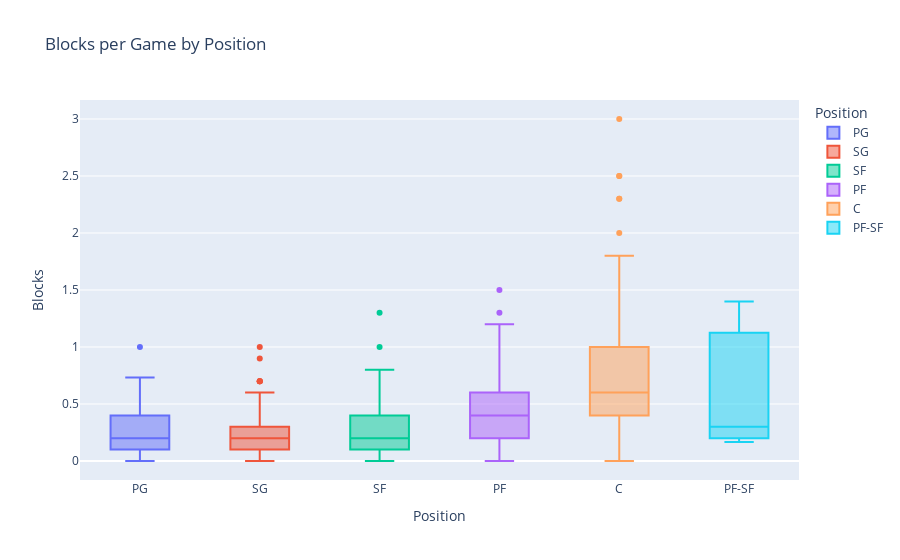

The notebook cell saved with this chart:
### Markdown cell above
### How are distributed the Blocks Per Game according to the Position assigned to each PLayers?

### Code cell
px.box(data_frame = df06,
       x = 'Pos',
       y = 'BLK',
       color = 'Pos',
       hover_name = 'Player',
       title = 'Blocks per Game by Position',
       labels = {'BLK':'Blocks', 'Pos': 'Position'},
       category_orders = {'Pos':('PG', 'SG', 'SF', 'PF', 'C', 'PF-SF', 'SF-SG', 'SG-PG')})

### Figure 1 — Plotly figure (JSON) as saved in the notebook; plotly's stock layout.template omitted (floating-point values rounded to 4 significant figures; data arrays with more than 128 entries replaced by an {"elided": "..."} marker saying what was removed)
{"data": [{"alignmentgroup": "True", "hovertemplate": "<b>%{hovertext}</b><br><br>Position=%{x}<br>Blocks=%{y}<extra></extra>", "hovertext": ["Jose Alvarado", "Cole Anthony", "Ryan Arcidiacono", "LaMelo Ball", "Dalano Banton", "Patrick Beverley", "Buddy Boeheim", "Jamaree Bouyea", "Malcolm Brogdon", "Jalen Brunson", "Facundo Campazzo", "Jevon Carter", "Michael Carter-Williams", "Alex Caruso", "Kennedy Chandler", "Mike Conley", "Cade Cunningham", "Stephen Curry", "Dyson Daniels", "JD Davison", "Matthew Dellavedova", "Spencer Dinwiddie", "Luka Dončić", "Devon Dotson", "Jeff Dowtin", "Goran Dragić", "Kris Dunn", "Malachi Flynn", "Trent Forrest", "De'Aaron Fox", "Markelle Fultz", "Darius Garland", "Shai Gilgeous-Alexander", "Jacob Gilyard", "Jordan Goodwin", "Devonte' Graham", "Tyrese Haliburton", "R.J. Hampton", "James Harden", "Killian Hayes", "George Hill", "Aaron Holiday", "Jrue Holiday", "Trevor Hudgins", "Bones Hyland", "Kyrie Irving", "Frank Jackson", "Quenton Jackson", "Reggie Jackson", "Carlik Jones", "Tre Jones", "Tyus Jones", "Cory Joseph", "Vit Krejci", "Saben Lee", "Kira Lewis Jr.", "Damian Lillard", "Kyle Lowry", "Théo Maledon", "Tre Mann", "Miles McBride", "T.J. McConnell", "Jordan McLaughlin", "De'Anthony Melton", "Patty Mills", "Davion Mitchell", "Ja Morant", "Monte Morris", "Jamal Murray", "Raul Neto", "Daishen Nix", "Frank Ntilikina", "Chris Paul", "Cameron Payne", "Gary Payton II", "Scotty Pippen Jr.", "Jordan Poole", "Kevin Porter Jr.", "Jason Preston", "Payton Pritchard", "Immanuel Quickley", "Ryan Rollins", "Derrick Rose", "Ricky Rubio", "D'Angelo Russell", "Dennis Schröder", "Ben Simmons", "Kobi Simmons", "Marcus Smart", "Dennis Smith Jr.", "Ish Smith", "Jalen Suggs", "Fred VanVleet", "Gabe Vincent", "Kemba Walker", "John Wall", "TyTy Washington Jr.", "Russell Westbrook", "Lindell Wigginton", "Delon Wright", "McKinley Wright IV", "Trae Young"], "legendgroup": "PG", "marker": {"color": "#636efa"}, "name": "PG", "notched": false, "offsetgroup": "PG", "orientation": "v", "showlegend": true, "type": "box", "x": ["PG", "PG", "PG", "PG", "PG", "PG", "PG", "PG", "PG", "PG", "PG", "PG", "PG", "PG", "PG", "PG", "PG", "PG", "PG", "PG", "PG", "PG", "PG", "PG", "PG", "PG", "PG", "PG", "PG", "PG", "PG", "PG", "PG", "PG", "PG", "PG", "PG", "PG", "PG", "PG", "PG", "PG", "PG", "PG", "PG", "PG", "PG", "PG", "PG", "PG", "PG", "PG", "PG", "PG", "PG", "PG", "PG", "PG", "PG", "PG", "PG", "PG", "PG", "PG", "PG", "PG", "PG", "PG", "PG", "PG", "PG", "PG", "PG", "PG", "PG", "PG", "PG", "PG", "PG", "PG", "PG", "PG", "PG", "PG", "PG", "PG", "PG", "PG", "PG", "PG", "PG", "PG", "PG", "PG", "PG", "PG", "PG", "PG", "PG", "PG", "PG", "PG"], "x0": " ", "xaxis": "x", "y": [0.2, 0.5, 0, 0.3, 0.4, 0.6333, 0, 0.3, 0.3, 0.2, 0, 0.4, 0.3, 0.7, 0.1, 0.2, 0.6, 0.4, 0.2, 0.2, 0, 0.3, 0.5, 0, 0.1, 0.06667, 0.5, 0.1, 0.1, 0.3, 0.4, 0.1, 1, 0, 0.4, 0.2333, 0.4, 0.2, 0.5, 0.4, 0.1667, 0.2, 0.4, 0, 0.2333, 0.7333, 0, 0.1, 0.1, 0, 0.1, 0.1, 0.1, 0, 0, 0.1, 0.3, 0.4, 0.3, 0.2, 0.1, 0.1, 0.1, 0.5, 0.1, 0.2, 0.3, 0.2, 0.2, 0.1, 0.1, 0.1, 0.4, 0.2, 0.3, 0.2, 0.3, 0.3, 0, 0, 0.2, 0.1, 0.2, 0.2, 0.4333, 0.2, 0.6, 0.4, 0.4, 0.5, 0.2, 0.5, 0.6, 0.1, 0.2, 0.4, 0.1, 0.4667, 0.3, 0.3, 0.2, 0.1], "y0": " ", "yaxis": "y"}, {"alignmentgroup": "True", "hovertemplate": "<b>%{hovertext}</b><br><br>Position=%{x}<br>Blocks=%{y}<extra></extra>", "hovertext": {"elided": "139 str values"}, "legendgroup": "SG", "marker": {"color": "#EF553B"}, "name": "SG", "notched": false, "offsetgroup": "SG", "orientation": "v", "showlegend": true, "type": "box", "x": {"elided": "139 str values"}, "x0": " ", "xaxis": "x", "y": {"elided": "139 float values"}, "y0": " ", "yaxis": "y"}, {"alignmentgroup": "True", "hovertemplate": "<b>%{hovertext}</b><br><br>Position=%{x}<br>Blocks=%{y}<extra></extra>", "hovertext": ["Thanasis Antetokounmpo", "OG Anunoby", "Deni Avdija", "Patrick Baldwin Jr.", "Dominick Barlow", "Keita Bates-Diop", "MarJon Beauchamp", "Saddiq Bey", "Malaki Branham", "Mikal Bridges", "Oshae Brissett", "Dillon Brooks", "Jaylen Brown", "Troy Brown Jr.", "Reggie Bullock", "Jimmy Butler", "Jamal Cain", "Justin Champagnie", "Julian Champagnie", "Torrey Craig", "Jae Crowder", "DeMar DeRozan", "Ousmane Dieng", "Chris Duarte", "Kessler Edwards", "Simone Fontecchio", "AJ Griffin", "Jordan Hall", "Ron Harper Jr.", "Josh Hart", "Gordon Hayward", "Buddy Hield", "Haywood Highsmith", "Malcolm Hill", "Danuel House Jr.", "Caleb Houstan", "De'Andre Hunter", "Andre Iguodala", "Joe Ingles", "Brandon Ingram", "Justin Jackson", "Jalen Johnson", "Keldon Johnson", "Stanley Johnson", "Derrick Jones Jr.", "Herbert Jones", "Johnny Juzang", "Braxton Key", "Louis King", "Corey Kispert", "Anthony Lamb", "Kawhi Leonard", "Nassir Little", "Lauri Markkanen", "Naji Marshall", "Cody Martin", "Kenyon Martin Jr.", "Bennedict Mathurin", "Jalen McDaniels", "Jaden McDaniels", "Doug McDermott", "Khris Middleton", "Justin Minaya", "Josh Minott", "Chima Moneke", "Trey Murphy III", "Keegan Murray", "Svi Mykhailiuk", "Aaron Nesmith", "Jordan Nwora", "Chuma Okeke", "Isaac Okoro", "Eugene Omoruyi", "Royce O'Neale", "Cedi Osman", "Kelly Oubre Jr.", "Michael Porter Jr.", "Otto Porter Jr.", "Taurean Prince", "Cam Reddish", "Duncan Robinson", "Matt Ryan", "Jordan Schakel", "Xavier Sneed", "Max Strus", "Cole Swider", "Jae'Sean Tate", "Juan Toscano-Anderson", "Franz Wagner", "Ish Wainright", "Jabari Walker", "Yuta Watanabe", "Jack White", "Joe Wieskamp", "Andrew Wiggins", "Ziaire Williams", "Dylan Windler", "Justise Winslow"], "legendgroup": "SF", "marker": {"color": "#00cc96"}, "name": "SF", "notched": false, "offsetgroup": "SF", "orientation": "v", "showlegend": true, "type": "box", "x": ["SF", "SF", "SF", "SF", "SF", "SF", "SF", "SF", "SF", "SF", "SF", "SF", "SF", "SF", "SF", "SF", "SF", "SF", "SF", "SF", "SF", "SF", "SF", "SF", "SF", "SF", "SF", "SF", "SF", "SF", "SF", "SF", "SF", "SF", "SF", "SF", "SF", "SF", "SF", "SF", "SF", "SF", "SF", "SF", "SF", "SF", "SF", "SF", "SF", "SF", "SF", "SF", "SF", "SF", "SF", "SF", "SF", "SF", "SF", "SF", "SF", "SF", "SF", "SF", "SF", "SF", "SF", "SF", "SF", "SF", "SF", "SF", "SF", "SF", "SF", "SF", "SF", "SF", "SF", "SF", "SF", "SF", "SF", "SF", "SF", "SF", "SF", "SF", "SF", "SF", "SF", "SF", "SF", "SF", "SF", "SF", "SF", "SF"], "x0": " ", "xaxis": "x", "y": [0.1, 0.7, 0.4, 0.1, 0.7, 0.3, 0.1, 0.1333, 0.1, 0.7, 0.2, 0.2, 0.4, 0.2, 0.2, 0.3, 0.1, 0, 0.2, 0.8, 0.3, 0.5, 0.2, 0.2, 0.1667, 0.2, 0.2, 0, 0.1, 0.3333, 0.2, 0.3, 0.3, 0, 0.2, 0.1, 0.3, 0.4, 0.1, 0.4, 0.2, 0.5, 0.2, 0.2, 0.6, 0.6, 0.2, 0, 0, 0.1, 0.3, 0.5, 0.4, 0.6, 0.2, 0.1, 0.4, 0.2, 0.3667, 1, 0.1, 0.2, 1.3, 0.4, 0, 0.5, 0.5, 0.1, 0.5, 0.2333, 0.4, 0.4, 0.1, 0.6, 0.1, 0.4, 0.5, 0, 0.3, 0.3667, 0, 0, 0, 0.3, 0.2, 0, 0.2, 0.1667, 0.2, 0.4, 0.2, 0.3, 0.1, 0, 0.8, 0.2, 0, 0.4], "y0": " ", "yaxis": "y"}, {"alignmentgroup": "True", "hovertemplate": "<b>%{hovertext}</b><br><br>Position=%{x}<br>Blocks=%{y}<extra></extra>", "hovertext": ["Santi Aldama", "Kyle Anderson", "Giannis Antetokounmpo", "Paolo Banchero", "Harrison Barnes", "Scottie Barnes", "Nicolas Batum", "Darius Bazley", "Dāvis Bertāns", "Bojan Bogdanović", "Bol Bol", "Chris Boucher", "Jarrell Brantley", "Greg Brown III", "Vlatko Čančar", "Brandon Clarke", "John Collins", "Xavier Cooks", "Robert Covington", "Darius Days", "Moussa Diabaté", "Mamadi Diakite", "Tari Eason", "Dorian Finney-Smith", "Michael Foster Jr.", "Wenyen Gabriel", "Usman Garuba", "Rudy Gay", "Anthony Gill", "Aaron Gordon", "Jerami Grant", "RaiQuan Gray", "Draymond Green", "JaMychal Green", "Jeff Green", "Rui Hachimura", "Tobias Harris", "Sam Hauser", "Juancho Hernangómez", "Jonathan Isaac", "LeBron James", "Alize Johnson", "Cameron Johnson", "James Johnson", "Nikola Jović", "Mfiondu Kabengele", "Nathan Knight", "Jonathan Kuminga", "Kyle Kuzma", "Jake LaRavia", "Isaiah Livers", "Kenneth Lofton Jr.", "Kevin Love", "Trey Lyles", "Caleb Martin", "Evan Mobley", "Isaiah Mobley", "Markieff Morris", "Marcus Morris", "Larry Nance Jr.", "Georges Niang", "Zeke Nnaji", "KZ Okpala", "Aleksej Pokusevski", "Bobby Portis", "Micah Potter", "Julius Randle", "Jeremiah Robinson-Earl", "Isaiah Roby", "David Roddy", "Luka Šamanić", "Dario Šarić", "Admiral Schofield", "Chris Silva", "Jalen Smith", "Jabari Smith Jr.", "Jeremy Sochan", "Lamar Stevens", "Jayson Tatum", "Terry Taylor", "JT Thor", "Xavier Tillman Sr.", "Isaiah Todd", "Obi Toppin", "Karl-Anthony Towns", "P.J. Tucker", "Jarred Vanderbilt", "Dean Wade", "P.J. Washington", "Trendon Watford", "Grant Williams", "Jaylin Williams", "Kenrich Williams", "Patrick Williams", "Zion Williamson", "Thaddeus Young"], "legendgroup": "PF", "marker": {"color": "#ab63fa"}, "name": "PF", "notched": false, "offsetgroup": "PF", "orientation": "v", "showlegend": true, "type": "box", "x": ["PF", "PF", "PF", "PF", "PF", "PF", "PF", "PF", "PF", "PF", "PF", "PF", "PF", "PF", "PF", "PF", "PF", "PF", "PF", "PF", "PF", "PF", "PF", "PF", "PF", "PF", "PF", "PF", "PF", "PF", "PF", "PF", "PF", "PF", "PF", "PF", "PF", "PF", "PF", "PF", "PF", "PF", "PF", "PF", "PF", "PF", "PF", "PF", "PF", "PF", "PF", "PF", "PF", "PF", "PF", "PF", "PF", "PF", "PF", "PF", "PF", "PF", "PF", "PF", "PF", "PF", "PF", "PF", "PF", "PF", "PF", "PF", "PF", "PF", "PF", "PF", "PF", "PF", "PF", "PF", "PF", "PF", "PF", "PF", "PF", "PF", "PF", "PF", "PF", "PF", "PF", "PF", "PF", "PF", "PF", "PF"], "x0": " ", "xaxis": "x", "y": [0.6, 0.9, 0.8, 0.5, 0.1, 0.8, 0.6, 0.7667, 0.2, 0.1, 1.2, 0.8, 0.5, 0.3, 0.2, 0.7, 1, 0.4, 0.7, 0.3, 0.4, 0.4, 0.6, 0.5333, 0, 0.5, 0.4, 0.3, 0.2, 0.8, 0.8, 1, 0.8, 0.4, 0.3, 0.4, 0.5, 0.3, 0.1, 0.4, 0.6, 0, 0.3333, 0.3, 0.1, 0, 0.2, 0.5, 0.5, 0.1, 0.5, 0.1, 0.2, 0.4, 0.4, 1.5, 0.2, 0.1, 0.3, 0.6, 0.2, 0.4, 0.2, 1.3, 0.2, 0, 0.3, 0.3, 0.2, 0.3, 0.3, 0.1, 0.1, 0, 0.9, 0.9, 0.4, 0.3, 0.7, 0.2, 0.3, 0.5, 0, 0.2, 0.6, 0.2, 0.2667, 0.5, 1.1, 0.2, 0.4, 0.2, 0.3, 0.9, 0.6, 0.1], "y0": " ", "yaxis": "y"}, {"alignmentgroup": "True", "hovertemplate": "<b>%{hovertext}</b><br><br>Position=%{x}<br>Blocks=%{y}<extra></extra>", "hovertext": ["Precious Achiuwa", "Steven Adams", "Bam Adebayo", "Jarrett Allen", "Deandre Ayton", "Udoka Azubuike", "Marvin Bagley III", "Mo Bamba", "Charles Bassey", "Khem Birch", "Goga Bitadze", "Bismack Biyombo", "Tony Bradley", "Moses Brown", "Thomas Bryant", "John Butler", "Clint Capela", "Vernon Carey Jr.", "Wendell Carter Jr.", "Nic Claxton", "Zach Collins", "Chance Comanche", "Anthony Davis", "Dewayne Dedmon", "Gorgui Dieng", "Andre Drummond", "Jalen Duren", "Joel Embiid", "Drew Eubanks", "Bruno Fernando", "Daniel Gafford", "Luka Garza", "Taj Gibson", "Rudy Gobert", "Blake Griffin", "Montrezl Harrell", "Isaiah Hartenstein", "Udonis Haslem", "Jaxson Hayes", "Willy Hernangómez", "Richaun Holmes", "Al Horford", "Jay Huff", "Serge Ibaka", "Isaiah Jackson", "Jaren Jackson Jr.", "Nikola Jokić", "Damian Jones", "Kai Jones", "DeAndre Jordan", "Frank Kaminsky", "Walker Kessler", "Maxi Kleber", "Christian Koloko", "Luke Kornet", "Jock Landale", "Alex Len", "Meyers Leonard", "Kevon Looney", "Brook Lopez", "Robin Lopez", "Sandro Mamukelashvili", "Boban Marjanović", "JaVale McGee", "Chimezie Metu", "Mike Muscala", "Nerlens Noel", "Jusuf Nurkić", "Onyeka Okongwu", "Kelly Olynyk", "Mason Plumlee", "Jakob Poeltl", "Kristaps Porziņģis", "Dwight Powell", "Neemias Queta", "Paul Reed", "Naz Reid", "Nick Richards", "Mitchell Robinson", "Orlando Robinson", "Domantas Sabonis", "Olivier Sarr", "Alperen Şengün", "Day'Ron Sharpe", "Pascal Siakam", "Marko Simonovic", "Jericho Sims", "Isaiah Stewart", "Daniel Theis", "Myles Turner", "Jonas Valančiūnas", "Noah Vonleh", "Nikola Vučević", "Moritz Wagner", "Mark Williams", "Robert Williams", "James Wiseman", "Christian Wood", "Omer Yurtseven", "Cody Zeller", "Ivica Zubac"], "legendgroup": "C", "marker": {"color": "#FFA15A"}, "name": "C", "notched": false, "offsetgroup": "C", "orientation": "v", "showlegend": true, "type": "box", "x": ["C", "C", "C", "C", "C", "C", "C", "C", "C", "C", "C", "C", "C", "C", "C", "C", "C", "C", "C", "C", "C", "C", "C", "C", "C", "C", "C", "C", "C", "C", "C", "C", "C", "C", "C", "C", "C", "C", "C", "C", "C", "C", "C", "C", "C", "C", "C", "C", "C", "C", "C", "C", "C", "C", "C", "C", "C", "C", "C", "C", "C", "C", "C", "C", "C", "C", "C", "C", "C", "C", "C", "C", "C", "C", "C", "C", "C", "C", "C", "C", "C", "C", "C", "C", "C", "C", "C", "C", "C", "C", "C", "C", "C", "C", "C", "C", "C", "C", "C", "C", "C"], "x0": " ", "xaxis": "x", "y": [0.5, 1.1, 0.8, 1.2, 0.8, 0.4, 0.7, 0.8333, 0.9, 0.3, 0.7, 1.4, 0.1, 0.2667, 0.5, 0.5, 1.2, 0.2, 0.6, 2.5, 0.8, 1, 2, 0.5333, 0.5, 0.4, 0.9, 1.7, 1.3, 0.7667, 1.3, 0.1, 0.2, 1.4, 0.2, 0.4, 0.8, 0.3, 0.4, 0.3, 0.3, 1, 0.6, 0.4, 1.5, 3, 0.7, 0.5, 0.7, 0.6, 0.1333, 2.3, 0.8, 1, 0.7, 0.4, 0.4, 0, 0.6, 2.5, 0.2, 0.3, 0.1, 0.6, 0.3, 0.3667, 0.5, 0.8, 1.3, 0.5, 0.5667, 1.2, 1.5, 0.3, 0.4, 0.7, 0.8, 1.1, 1.8, 0.4, 0.5, 0.6, 0.9, 0.7, 0.5, 0, 0.5, 0.7, 0.9, 2.3, 0.7, 0.3, 0.7, 0.2, 1, 1.4, 0.5667, 1.1, 0.2, 0.3, 1.3], "y0": " ", "yaxis": "y"}, {"alignmentgroup": "True", "hovertemplate": "<b>%{hovertext}</b><br><br>Position=%{x}<br>Blocks=%{y}<extra></extra>", "hovertext": ["Kevin Durant", "Kevin Knox", "T.J. Warren"], "legendgroup": "PF-SF", "marker": {"color": "#19d3f3"}, "name": "PF-SF", "notched": false, "offsetgroup": "PF-SF", "orientation": "v", "showlegend": true, "type": "box", "x": ["PF-SF", "PF-SF", "PF-SF"], "x0": " ", "xaxis": "x", "y": [1.4, 0.1667, 0.3], "y0": " ", "yaxis": "y"}], "layout": {"boxmode": "overlay", "legend": {"title": {"text": "Position"}, "tracegroupgap": 0}, "title": {"text": "Blocks per Game by Position"}, "xaxis": {"anchor": "y", "categoryarray": ["PG", "SG", "SF", "PF", "C", "PF-SF", "SF-SG", "SG-PG"], "categoryorder": "array", "domain": [0, 1], "title": {"text": "Position"}}, "yaxis": {"anchor": "x", "domain": [0, 1], "title": {"text": "Blocks"}}}}
